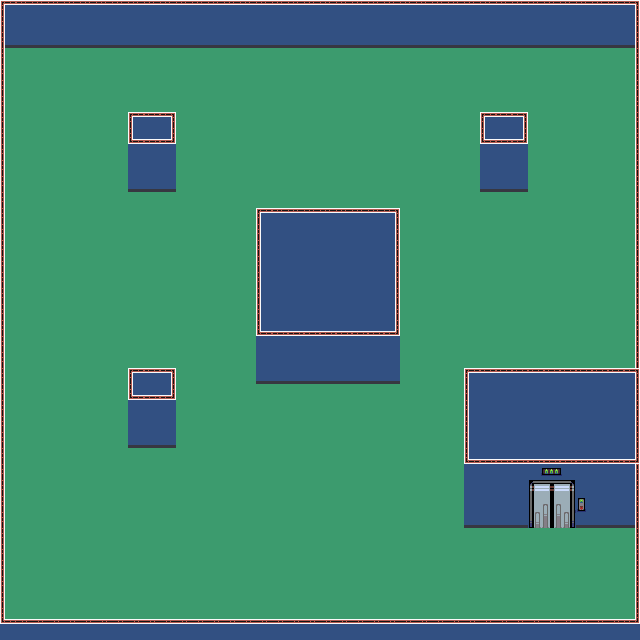

The image is a tile-based game level rendered from a .tmx file. Its description and source (layers, tilesets, objects; grid data summarised) follow:
An orthogonal 40x40 tile map with 16x16 px tiles, 3 tile layers (tileLayerGround, tileLayerWalls, tileLayerWallsFG), 3 tilesets and 26 objects (3x ennemySpawner, 3x itemSpawner, Player, triggerDialog, trigger).

<map version="1.0" tiledversion="2018.01.23" orientation="orthogonal" renderorder="right-down" width="40" height="40" tilewidth="16" tileheight="16" infinite="0" nextobjectid="31">
 <properties>
  <property name="collidable" value="true" />
 </properties>
 <tileset firstgid="1" source="escritorio.tsx" />
 <tileset firstgid="881" source="elevatorTileset.tsx" />
 <tileset firstgid="953" source="objetos.tsx" />
 <layer name="tileLayerGround" width="40" height="40">
  <data>[1600 cells, 1600 non-empty, 1 distinct tile ids]</data>
 </layer>
 <layer name="tileLayerWalls" width="40" height="40">
  <properties>
   <property name="collidable" value="true" />
  </properties>
  <data>[1600 cells, 572 non-empty, 50 distinct tile ids]</data>
 </layer>
 <objectgroup name="objDecoracao">
  <object id="2" gid="976" x="-18.5" y="161.5" width="192" height="192" />
  <object id="3" gid="975" x="42" y="141" width="192" height="192" />
  <object id="4" gid="970" x="-77.5" y="140" width="192" height="192" />
  <object id="5" gid="973" x="142.667" y="226.667" width="192" height="192" />
  <object id="7" gid="953" x="190.667" y="465.333" width="192" height="192" />
  <object id="8" gid="953" x="209.333" y="465.333" width="192" height="192" />
  <object id="9" gid="953" x="247" y="465.167" width="192" height="192" />
  <object id="10" gid="953" x="228.334" y="465.167" width="192" height="192" />
  <object id="12" name="Player" gid="180" x="10.1667" y="215.333" width="16" height="16" />
  <object id="13" name="triggerDialog" gid="219" x="32.6667" y="271.333" width="74.6667" height="114.667">
   <properties>
    <property name="ennemyType" value="idle" />
    <property name="id" value="1" />
    <property name="sound" value="phone" />
    <property name="spawnEnnemy" value="1" />
    <property name="type" value="trigger" />
   </properties>
  </object>
  <object id="14" name="ennemySpawner" gid="220" x="83" y="540" width="16" height="16">
   <properties>
    <property name="id" type="int" value="1" />
   </properties>
  </object>
  <object id="15" name="ennemySpawner" gid="220" x="332" y="129" width="16" height="16">
   <properties>
    <property name="id" type="int" value="1" />
   </properties>
  </object>
  <object id="16" gid="956" x="93" y="139" width="192" height="192" />
  <object id="17" gid="956" x="277" y="471" width="192" height="192" />
  <object id="18" gid="957" x="403" y="287" width="192" height="192" />
  <object id="21" gid="977" x="438" y="386" width="192" height="192" />
  <object id="23" name="ennemySpawner" gid="220" x="162.667" y="540" width="16" height="16">
   <properties>
    <property name="id" type="int" value="1" />
   </properties>
  </object>
  <object id="24" name="itemSpawner" x="97.3333" y="190">
   <properties>
    <property name="item" value="radio" />
   </properties>
   <point />
  </object>
  <object id="25" name="itemSpawner" x="498" y="98">
   <properties>
    <property name="item" value="radio" />
   </properties>
   <point />
  </object>
  <object id="26" gid="979" x="64" y="283" width="192" height="192" />
  <object id="27" gid="978" x="336" y="137" width="192" height="192" />
  <object id="28" gid="978" x="302" y="137" width="192" height="192" />
  <object id="29" gid="978" x="457" y="139" width="192" height="192" />
  <object id="30" gid="979" x="375" y="140" width="192" height="192" />
 </objectgroup>
 <objectgroup name="objLayer">
  <object id="1" name="Exit" type="trigger" x="552" y="526.667">
   <point />
  </object>
  <object id="22" name="itemSpawner" x="598.667" y="104">
   <properties>
    <property name="item" value="secret" />
   </properties>
   <point />
  </object>
 </objectgroup>
 <layer name="tileLayerWallsFG" width="40" height="40">
  <data>[1600 cells, 29 non-empty, 6 distinct tile ids]</data>
 </layer>
</map>
